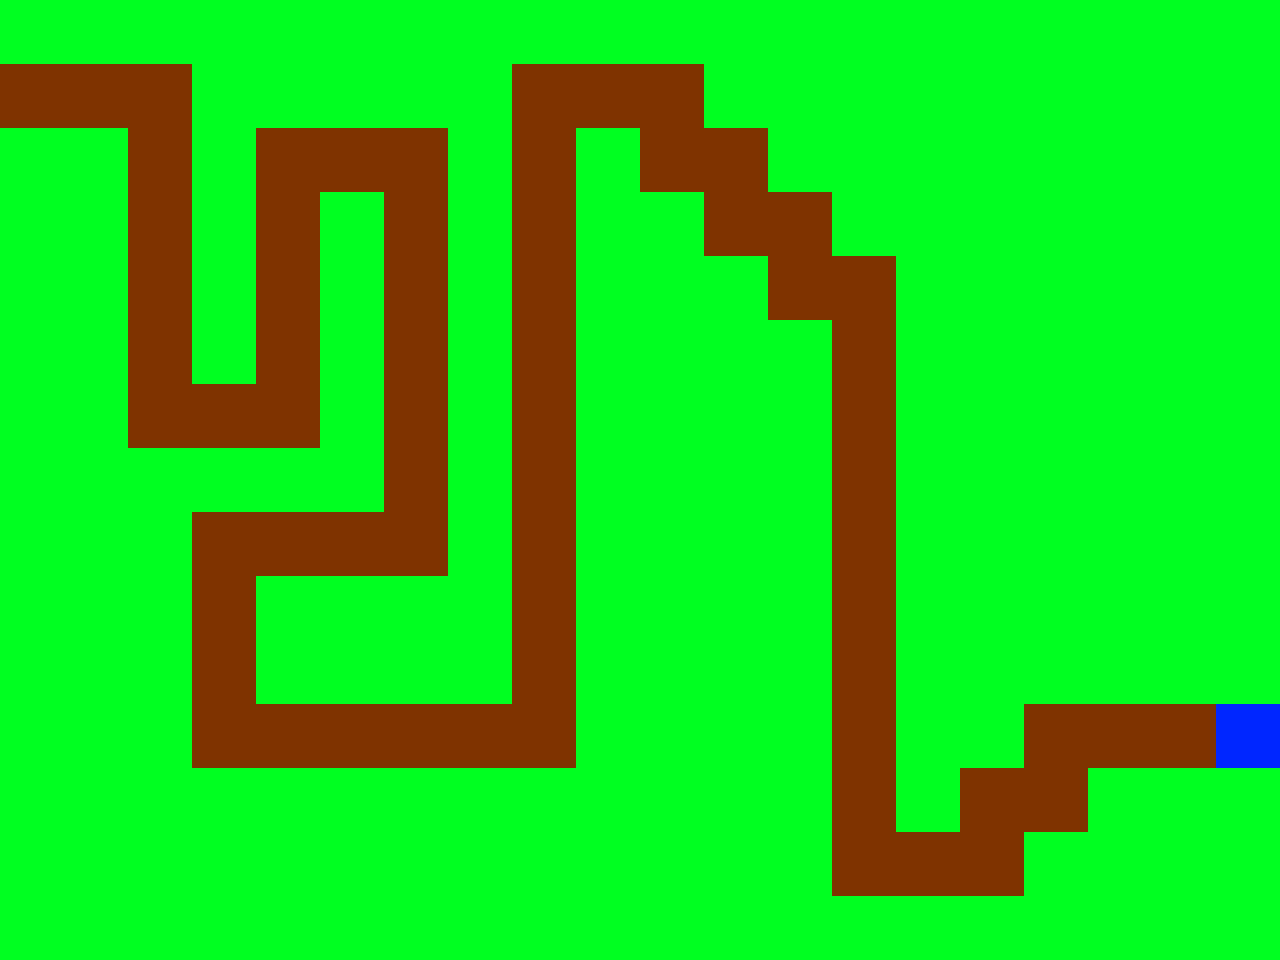

A level layout from a 2D game, rendered from its tile map. Below: a short description, then the map file with tile-grid data replaced by summaries:
An orthogonal 20x15 tile map with 64x64 px tiles, 1 tile layer (Tile Layer 1).

<map version="1.0" orientation="orthogonal" width="20" height="15" tilewidth="64" tileheight="64">
 <tileset firstgid="1" name="SampleGroundGrass" tilewidth="64" tileheight="64">
  <image source="SampleGroundGrass.png" width="64" height="192" />
  <tile id="0">
   <properties>
    <property name="ground" value="" />
   </properties>
  </tile>
  <tile id="1">
   <properties>
    <property name="grass" value="" />
   </properties>
  </tile>
  <tile id="2">
   <properties>
    <property name="finish" value="" />
    <property name="ground" value="" />
   </properties>
  </tile>
 </tileset>
 <layer name="Tile Layer 1" width="20" height="15">
  <data>[300 cells, 300 non-empty, 3 distinct tile ids]</data>
 </layer>
</map>
